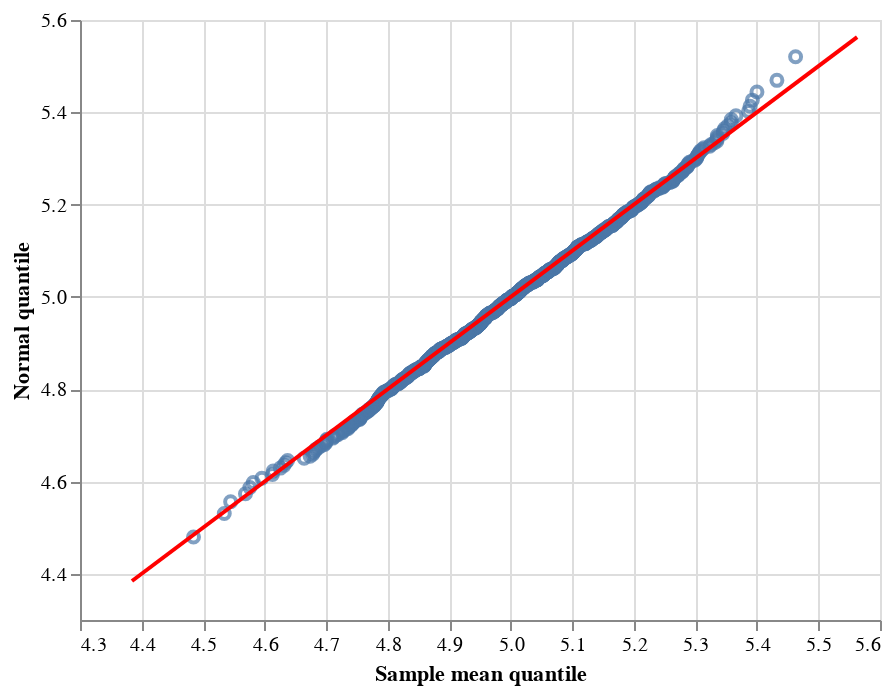

Source (notebook cell):
### Code cell
unit_mesh = [1 - (1 / len(sample_means)) * ix - (0.5 / len(sample_means)) for ix in range(0,len(sample_means))]
quantile_vals = [stats.norm.isf(u, loc = 5, scale = clt_scale) for u in unit_mesh]
sample_means.sort()
quant_df = pd.DataFrame({
    "sample_means": sample_means,
    "quantiles": quantile_vals})

ab_lims = [min(sample_means)-0.1, max(sample_means)+0.1]
abline_df = pd.DataFrame({"x": ab_lims, "y": ab_lims})

quant_points = (alt
                   .Chart(quant_df)
                   .mark_point()
                   .encode(x =  alt.X('sample_means:Q',
                                      scale=alt.Scale(zero=False),
                                      title = "Sample mean quantile"),
                           y = alt.Y('quantiles:Q',
                                      scale=alt.Scale(zero=False),
                                      title = "Normal quantile")))

ab_line = (alt
          .Chart(abline_df)
          .mark_line(color = "red")
          .encode(x = "x", y = "y"))

quant_points + ab_line

### Figure 1 — Vega-Lite specification as saved in the notebook (floating-point values rounded to 4 significant figures; data arrays with more than 128 entries replaced by an {"elided": "..."} marker saying what was removed)
{"$schema": "https://vega.github.io/schema/vega-lite/v2.6.0.json", "config": {"view": {"height": 300, "width": 400}}, "datasets": {"data-97e883dae8635bcdc2e6f7fe30fd1d59": [{"x": 4.384, "y": 4.384}, {"x": 5.563, "y": 5.563}], "data-e6c35615c61ddf10fbb64ca38dfe5697": {"elided": "1000 records"}}, "layer": [{"data": {"name": "data-e6c35615c61ddf10fbb64ca38dfe5697"}, "encoding": {"x": {"field": "sample_means", "scale": {"zero": false}, "title": "Sample mean quantile", "type": "quantitative"}, "y": {"field": "quantiles", "scale": {"zero": false}, "title": "Normal quantile", "type": "quantitative"}}, "mark": "point"}, {"data": {"name": "data-97e883dae8635bcdc2e6f7fe30fd1d59"}, "encoding": {"x": {"field": "x", "type": "quantitative"}, "y": {"field": "y", "type": "quantitative"}}, "mark": {"color": "red", "type": "line"}}]}
